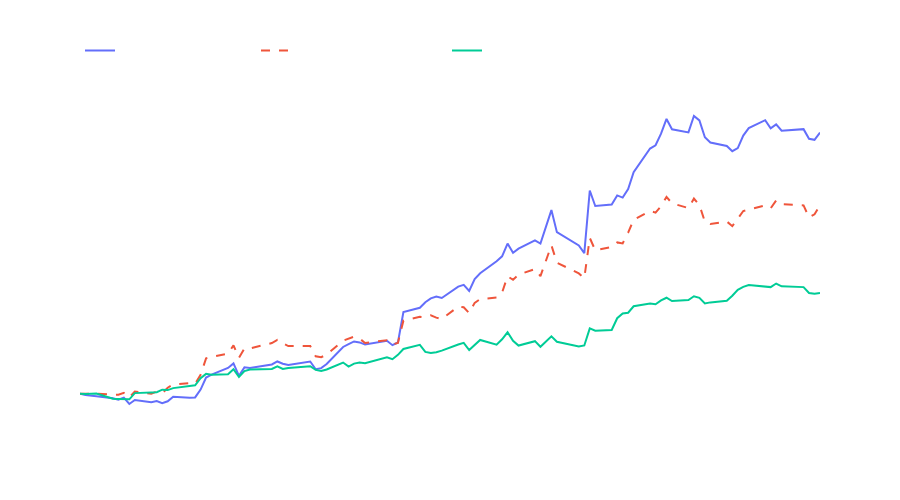

Source (notebook cell):
### Code cell
weights_minimal_risk = {
    'TSLA': 0.051118, 'MRNA': 0.101076, 'NVDA': 0.032128, 'SMCI': 0.010970,
    'NVR': 0.293823, 'ENPH': 0.004250, 'BLDR': 0.002243, 'CMG': 0.080609,
    'AZO': 0.377251, 'AMD': 0.046532
}

weights_maximum_risk = {
    'TSLA': 0.013270, 'MRNA': 0.155588, 'NVDA': 0.250389, 'SMCI': 0.150165,
    'NVR': 0.022550, 'ENPH': 0.073423, 'BLDR': 0.019092, 'CMG': 0.022661,
    'AZO': 0.244763, 'AMD': 0.048099
}

equally_weighted = {
    'TSLA': 0.1, 'MRNA': 0.1, 'NVDA': 0.1, 'SMCI': 0.1,
    'NVR': 0.1, 'ENPH': 0.1, 'BLDR': 0.1, 'CMG': 0.1,
    'AZO': 0.1, 'AMD': 0.1
}

# Calculate daily portfolio returns for both scenarios
portfolio_returns_equally_weighted = (sp500[long_basket.index][-92:].pct_change() * pd.Series(equally_weighted)).sum(axis=1)
portfolio_returns_minimal_risk = (sp500[long_basket.index][-92:].pct_change() * pd.Series(weights_minimal_risk)).sum(axis=1)
portfolio_returns_maximum_risk = (sp500[long_basket.index][-92:].pct_change() * pd.Series(weights_maximum_risk)).sum(axis=1)

# Calculate cumulative returns to see the overall performance
cumulative_returns_equally_weighted = ((1 + portfolio_returns_equally_weighted).cumprod() - 1)*100
cumulative_returns_minimal_risk = ((1 + portfolio_returns_minimal_risk).cumprod() - 1)*100
cumulative_returns_maximum_risk = ((1 + portfolio_returns_maximum_risk).cumprod() - 1)*100


# Convert the cumulative return Series to DataFrame for easy Plotly use
cumulative_returns_maximum_risk_df = cumulative_returns_maximum_risk.reset_index()
cumulative_returns_equally_weighted_df = cumulative_returns_equally_weighted.reset_index()
cumulative_returns_minimal_risk_df = cumulative_returns_minimal_risk.reset_index()

# Create traces
trace_max_risk = go.Scatter(
    x=cumulative_returns_maximum_risk_df['Date'],  # or appropriate index name if 'Date' isn't correct
    y=cumulative_returns_maximum_risk_df[0],  # use the column name for the data if it's not the 0th column
    mode='lines',
    name='Maximum Risk Portfolio'
)

trace_equal_weight = go.Scatter(
    x=cumulative_returns_equally_weighted_df['Date'],
    y=cumulative_returns_equally_weighted_df[0],
    mode='lines',
    name='Equally Weighted Portfolio',
    line=dict(dash='dash')  # Dashed line
)

trace_min_risk = go.Scatter(
    x=cumulative_returns_minimal_risk_df['Date'],
    y=cumulative_returns_minimal_risk_df[0],
    mode='lines',
    name='Minimal Risk Portfolio'
)

# Combine the traces into a list
data = [trace_max_risk, trace_equal_weight, trace_min_risk]

# Set the layout of the figure
layout = go.Layout(
    title=go.layout.Title(
        #text='Portfolio Cumulative Returns',
        #font=dict(color='white')  # Title color
    ),
    xaxis=dict(
        title='Date',
        showgrid=False,  # Turns off the x-axis gridlines
        tickfont=dict(color='white'),  # X-axis ticks color
        title_font=dict(color='white')  # X-axis title color
    ),
    yaxis=dict(
        title='Cumulative Returns (%)',
        showgrid=False,  # Turns off the y-axis gridlines
        tickfont=dict(color='white'),  # Y-axis ticks color
        title_font=dict(color='white')  # Y-axis title color
    ),
    legend=dict(
        x=0,
        y=1.2,
        orientation='h',
        font=dict(color='white')  # Legend text color
    ),
    paper_bgcolor='rgba(0,0,0,0)',  # Keep the background transparent
    plot_bgcolor='rgba(0,0,0,0)',  # Keep the plot area background transparent
    autosize=False,
    width=900,
    height=500
)

# Create the figure
fig = go.Figure(data=data, layout=layout)

# Plot the figure
fig.show()
